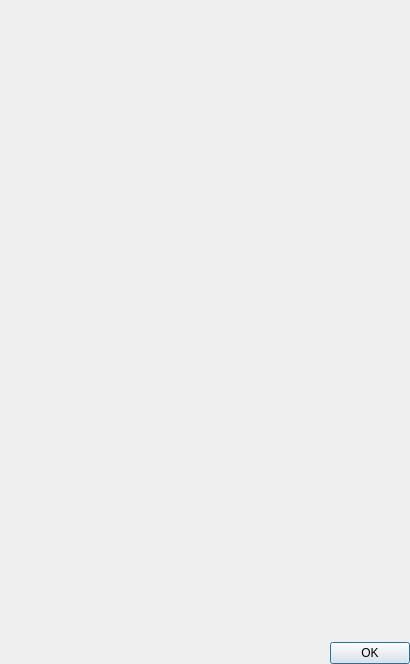
<?xml version="1.0" encoding="UTF-8"?>
<ui version="4.0">
 <class>About</class>
 <widget class="QDialog" name="About">
  <property name="geometry">
   <rect>
    <x>0</x>
    <y>0</y>
    <width>410</width>
    <height>664</height>
   </rect>
  </property>
  <property name="sizePolicy">
   <sizepolicy hsizetype="Preferred" vsizetype="Minimum">
    <horstretch>0</horstretch>
    <verstretch>0</verstretch>
   </sizepolicy>
  </property>
  <property name="windowTitle">
   <string>ABOUT_ABOUT_ANKI</string>
  </property>
  <layout class="QVBoxLayout">
   <property name="leftMargin">
    <number>0</number>
   </property>
   <property name="topMargin">
    <number>0</number>
   </property>
   <property name="rightMargin">
    <number>0</number>
   </property>
   <property name="bottomMargin">
    <number>0</number>
   </property>
   <item>
    <widget class="AnkiWebView" name="label" native="true">
     <property name="url" stdset="0">
      <url>
       <string notr="true">about:blank</string>
      </url>
     </property>
    </widget>
   </item>
   <item>
    <widget class="QDialogButtonBox" name="buttonBox">
     <property name="orientation">
      <enum>Qt::Horizontal</enum>
     </property>
     <property name="standardButtons">
      <set>QDialogButtonBox::Ok</set>
     </property>
    </widget>
   </item>
  </layout>
 </widget>
 <customwidgets>
  <customwidget>
   <class>AnkiWebView</class>
   <extends>QWidget</extends>
   <header location="global">aqt/webview</header>
   <container>1</container>
  </customwidget>
 </customwidgets>
 <resources>
  <include location="icons.qrc"/>
 </resources>
 <connections>
  <connection>
   <sender>buttonBox</sender>
   <signal>accepted()</signal>
   <receiver>About</receiver>
   <slot>accept()</slot>
   <hints>
    <hint type="sourcelabel">
     <x>248</x>
     <y>254</y>
    </hint>
    <hint type="destinationlabel">
     <x>157</x>
     <y>274</y>
    </hint>
   </hints>
  </connection>
  <connection>
   <sender>buttonBox</sender>
   <signal>rejected()</signal>
   <receiver>About</receiver>
   <slot>reject()</slot>
   <hints>
    <hint type="sourcelabel">
     <x>316</x>
     <y>260</y>
    </hint>
    <hint type="destinationlabel">
     <x>286</x>
     <y>274</y>
    </hint>
   </hints>
  </connection>
 </connections>
</ui>
